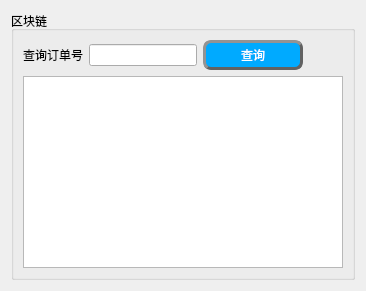
     <widget class="QWidget" name="tab_2">
      <attribute name="title">
       <string/>
      </attribute>
      <layout class="QVBoxLayout" name="verticalLayout_22">
       <item>
        <widget class="QGroupBox" name="groupBox_19">
         <property name="title">
          <string>区块链</string>
         </property>
         <layout class="QVBoxLayout" name="verticalLayout_21">
          <item>
           <layout class="QHBoxLayout" name="horizontalLayout_2">
            <item>
             <widget class="QLabel" name="label_61">
              <property name="text">
               <string>查询订单号</string>
              </property>
             </widget>
            </item>
            <item>
             <widget class="QLineEdit" name="lineEdit_25">
              <property name="maximumSize">
               <size>
                <width>200</width>
                <height>16777215</height>
               </size>
              </property>
             </widget>
            </item>
            <item>
             <widget class="QPushButton" name="pushButton_4">
              <property name="minimumSize">
               <size>
                <width>100</width>
                <height>30</height>
               </size>
              </property>
              <property name="styleSheet">
               <string notr="true">QPushButton{
font: 75 10pt &quot;微软雅黑&quot;;
color:rgb(255, 255, 255);
background-color: rgb(0, 170, 255);
border-radius: 8px;
border: 3px groove rgb(98, 98, 98);
border-style: outset;
}
QPushButton:pressed{
border-style: inset;
}
QPushButton:hover{
background-color:rgb(255, 170, 0);
}

</string>
              </property>
              <property name="text">
               <string>查询</string>
              </property>
              <property name="icon">
               <iconset>
                <normalon>:/qt 图标/更新图标/filer.png</normalon>
               </iconset>
              </property>
              <property name="iconSize">
               <size>
                <width>20</width>
                <height>20</height>
               </size>
              </property>
             </widget>
            </item>
            <item>
             <spacer name="horizontalSpacer_22">
              <property name="orientation">
               <enum>Qt::Horizontal</enum>
              </property>
              <property name="sizeHint" stdset="0">
               <size>
                <width>40</width>
                <height>20</height>
               </size>
              </property>
             </spacer>
            </item>
           </layout>
          </item>
          <item>
           <widget class="QListWidget" name="listWidget"/>
          </item>
         </layout>
        </widget>
       </item>
      </layout>
     </widget>
